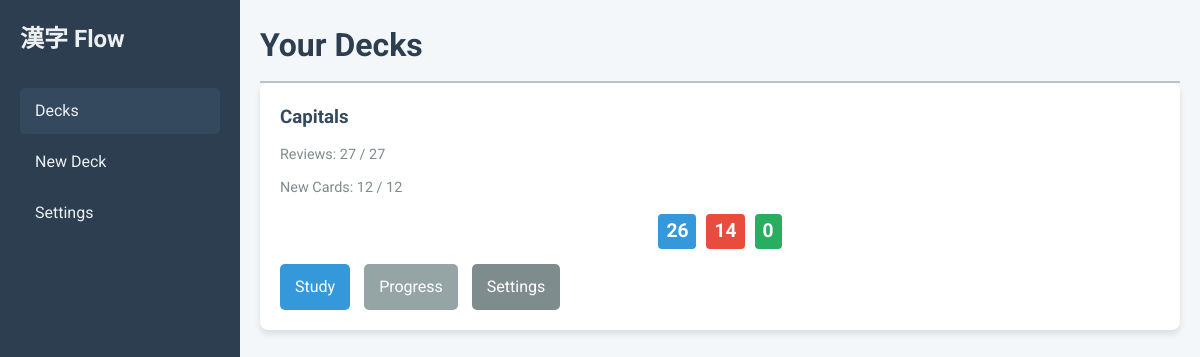
Screenshot of /decks with the database file from the repository.
### tables this page shows
CREATE TABLE decks (
            id INTEGER PRIMARY KEY AUTOINCREMENT,
            name TEXT NOT NULL UNIQUE,
            card_template TEXT NOT NULL,
            card_css TEXT NOT NULL,
            new_cards_per_day INTEGER,
            max_reviews_per_day INTEGER,
            learning_steps TEXT,
            graduating_interval INTEGER
        );

### app/main.py (the view)
@app.get("/decks", response_class=HTMLResponse)
async def list_decks(request: Request, db: sqlite3.Connection = Depends(get_database)):
    decks_raw = crud.get_all_decks(db)
    decks_with_counts = []
    global_new_cards = int(crud.get_setting(db, "new_cards_per_day") or "5")
    global_max_reviews = int(crud.get_setting(db, "max_reviews_per_day") or "20")
    for deck in decks_raw:
        effective_new_cards = deck.new_cards_per_day or global_new_cards
        effective_max_reviews = deck.max_reviews_per_day or global_max_reviews
        reviews_done_today = crud.get_reviews_done_today(db, deck.id)
        new_cards_rated_today = crud.get_new_cards_rated_today(db, deck.id)
        counts = crud.get_queue_counts(db, deck.id, effective_new_cards)
        decks_with_counts.append({
            "deck": deck,
            "counts": counts,
            "max_reviews_setting": effective_max_reviews,
            "new_cards_per_day_setting": effective_new_cards,
            "reviews_done_today": reviews_done_today,
            "new_cards_rated_today": new_cards_rated_today
        })
    return templates.TemplateResponse("decks.html", {"request": request, "decks_with_counts": decks_with_counts})

### templates/decks.html
{% extends "base.html" %}
{% block page_title %}Your Decks{% endblock %}
{% block content %}
    <div class="dashboard-grid">
        {% if decks_with_counts %}
            {% for item in decks_with_counts %}
                <div class="card stat-card">
                    <h3>{{ item.deck.name }}</h3>
                    <div class="daily-limit-info" title="Max Reviews Per Day setting for this deck">
                        Reviews: {{item.reviews_done_today}} / {{ item.max_reviews_setting }}
                    </div>
                    <div class="daily-limit-info" title="New cards per day setting for this deck">
                        New Cards: {{item.new_cards_rated_today}} / {{ item.new_cards_per_day_setting }}
                    </div>
                    <div class="queue-counts">
                        <span class="new-count" title="New Cards">{{ item.counts.new }}</span>
                        <span class="learn-count" title="Learning">{{ item.counts.learning }}</span>
                        <span class="review-count" title="Due for Review">{{ item.counts.review }}</span>
                    </div>
                    <div class="deck-actions">
                        <a href="/study/{{ item.deck.id }}" class="btn btn-primary">Study</a>
                        <a href="/progress/{{ item.deck.id }}" class="btn btn-secondary">Progress</a>
                        <a href="/settings/{{ item.deck.id }}" class="btn btn-secondary" style="background-color: #7f8c8d;">Settings</a>
                    </div>
                </div>
            {% endfor %}
        {% else %}
             <div class="card full-width-card">
                <h3>No decks found!</h3>
                <p>You haven't created any study decks yet. Get started by adding a new one.</p>
                <a href="/add_deck" class="btn btn-primary" style="margin-top: 15px;">Add Your First Deck</a>
            </div>
        {% endif %}
    </div>
{% endblock %}

### templates/base.html (shortened to what this page needs)
<!DOCTYPE html>
<html lang="en">
<head>
    <link rel="stylesheet" href="/static/css/style.css">
</head>
<body>
    <div class="container">
        <aside class="sidebar">
            <div class="logo">
                <span>漢字 Flow</span>
            </div>
            <nav>
                <ul>
                    <li><a href="/decks">Decks</a></li>
                    <li><a href="/add_deck">New Deck</a></li>
                    <li><a href="/settings">Settings</a></li>
                </ul>
            </nav>
        </aside>
        <main class="content">
            <header class="header">
                <h1>{% block page_title %}{% endblock %}</h1>
            </header>
            <div class="main-content-area">
                {% block content %}{% endblock %}
            </div>
        </main>
    </div>
</body>
</html>

### static/css/style.css (style rules this page uses)
* { box-sizing: border-box; margin: 0; }
body { font-family: 'Roboto', 'Noto Sans JP', sans-serif; background-color: #f4f7f9; color: #333; line-height: 1.6; }
.container { display: flex; }
.sidebar { width: 20%; max-width: 290px; min-width: 240px; flex-shrink: 0; background-color: #2c3e50; color: #ecf0f1; height: 100vh; padding: 20px; position: sticky; top: 0; }
.content { flex-grow: 1; padding: 20px; height: 100vh; overflow-y: auto; }
.sidebar .logo { display: flex; align-items: center; margin-bottom: 30px; }
.sidebar .logo span { font-size: 1.5em; font-weight: 700; }
.sidebar nav ul { list-style-type: none; padding: 0; }
.sidebar nav ul li a { color: #ecf0f1; text-decoration: none; display: block; padding: 10px 15px; border-radius: 5px; margin-bottom: 5px; transition: background-color 0.3s; }
.sidebar nav ul li a:hover, .sidebar nav ul li a.active { background-color: #34495e; }
.header h1 { color: #2c3e50; border-bottom: 2px solid #bdc3c7; padding-bottom: 10px; }
.card { background-color: #ffffff; border-radius: 8px; box-shadow: 0 4px 6px rgba(0, 0, 0, 0.1); padding: 20px; margin-bottom: 20px; }
.dashboard-grid { display: grid; grid-template-columns: repeat(auto-fit, minmax(250px, 1fr)); gap: 20px; }
.stat-card h3 { margin-top: 0; color: #34495e; }
.btn { padding: 10px 15px; border: none; border-radius: 5px; cursor: pointer; font-size: 1em; text-decoration: none; display: inline-block; margin-right: 10px; }
.btn-primary { background-color: #3498db; color: white; }
.btn-secondary { background-color: #95a5a6; color: white; }
.queue-counts { display: flex; justify-content: center; gap: 10px; margin: 15px 0; font-size: 1.2em; font-weight: bold; }
.queue-counts span { padding: 2px 8px; border-radius: 4px; color: white; }
.new-count { background-color: #3498db; }
.learn-count { background-color: #e74c3c; }
.review-count { background-color: #27ae60; }
.deck-actions { bottom: 20px; left: 20px; right: 20px; }
.daily-limit-info { font-size: 0.9em; color: #7f8c8d; margin-top: 10px; }

### rows the page displays
decks: deck.name "Capitals", reviews_done_today "27", max_reviews_setting "27", new_cards_rated_today "12", new_cards_per_day_setting "12", counts.new "26", counts.learning "14", counts.review "0"
